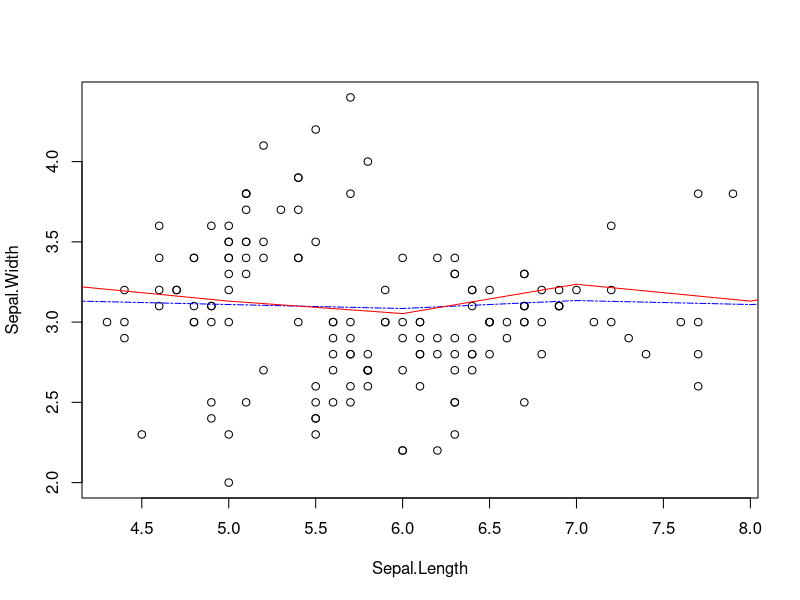
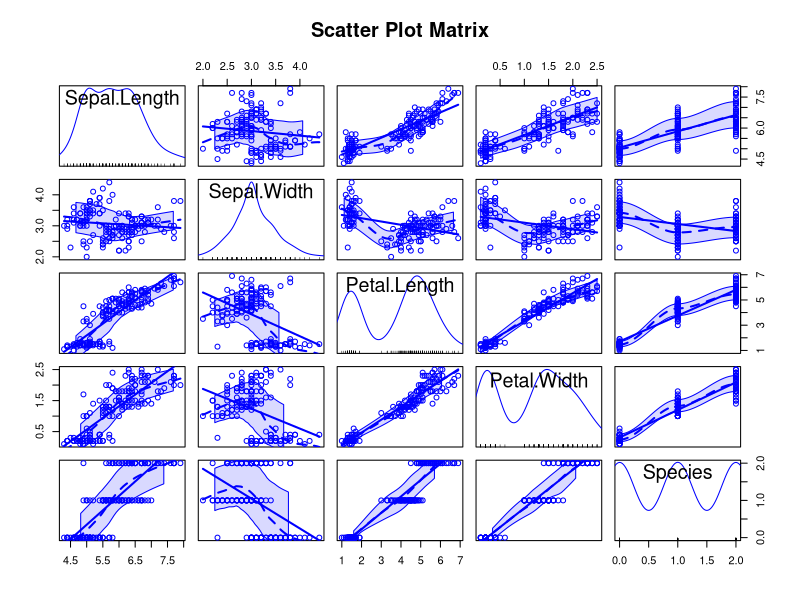
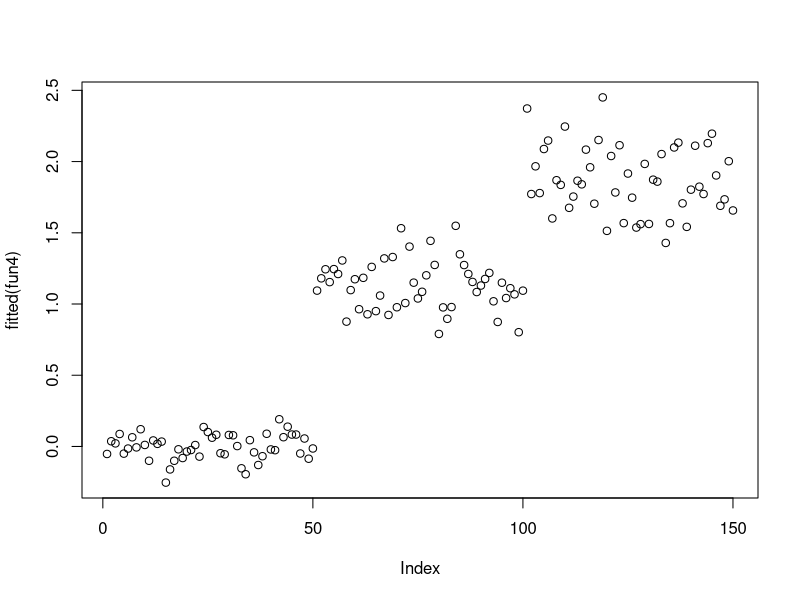
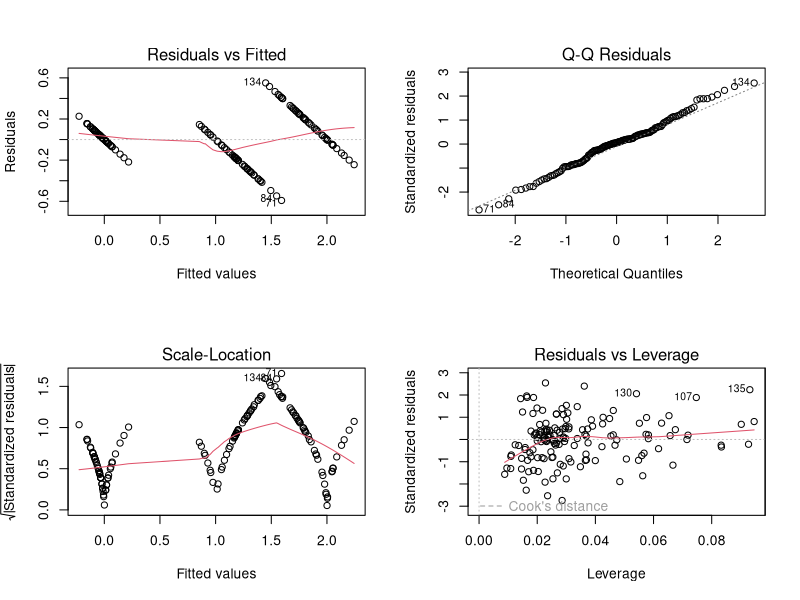
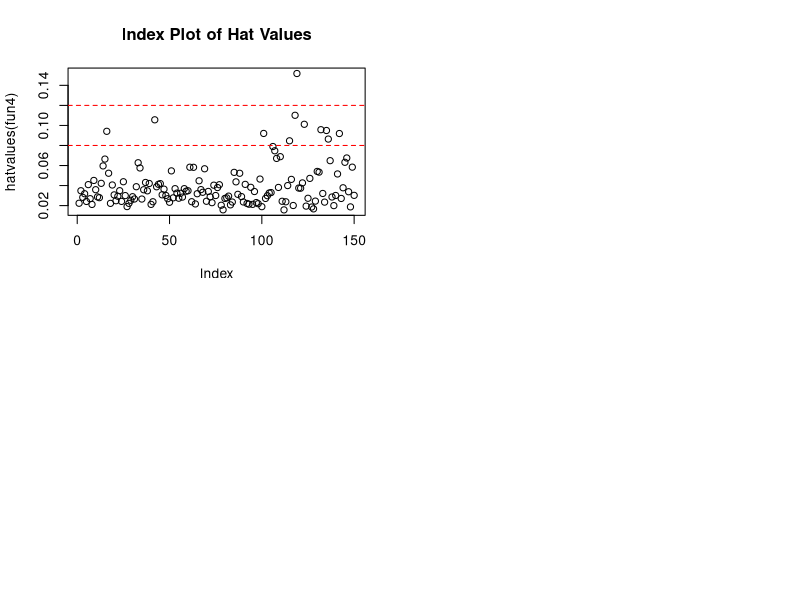

Source code (R) for these figures, in order:
#回归
attach(iris)
table(Species)
#typeof(iris)
iris
#change the column of “Species??? into clustering values from 0,1,2 ~,
iris$Species <- as.character((iris$Species))
iris$Species[iris$Species=='setosa'] <- 0
iris$Species[iris$Species=='versicolor']<-1
iris$Species[iris$Species=='virginica']<-2
typeof(Species)
#build a simple linear regression, using “Sepal.Length ??? as the independent variable,  and the “sepal.width ??? as the dependent variable
names(iris)
fun1<-lm(Sepal.Width ~ Sepal.Length,data=iris)
summary(fun1)

#build a polynomial regression using the same variables.
fun2<-lm(Sepal.Width ~ Sepal.Length+I(Sepal.Length^2),data=iris)

summary(fun2)
#4.make diagnostics and give the analysis.
plot(iris$Sepal.Length,iris$Sepal.Width,xlab = "Sepal.Length",ylab = "Sepal.Width")
#abline(fun1)
#lines(iris$Sepal.Length,fitted(fun2))
lines(fitted(fun1),col="blue",pch="22",lty=6)
lines(fitted(fun2),col="red",pch="22")
#abline(fun1)
#abline(fun2)#In abline(fun2) : 只用两个3回归系数中的第一???
#5.  check the correlation between every variable in the dataset
library(car)
iris$Species<-as.double(iris$Species)
irisData<-as.data.frame(iris[,c("Sepal.Length" ,"Sepal.Width" , "Petal.Length", "Petal.Width",  "Species")])
#typeof(Species)
cor(irisData)
scatterplotMatrix(irisData,spread = FALSE,smoother.args = list(lty=2),main="Scatter Plot Matrix")
#6. build a multiple linear regression using “Species??? as the dependent variable and the others as the 
#independent variables. Give explanation for the results.
fun3<-lm(Species ~Sepal.Length+Sepal.Width+Petal.Length+Petal.Width,data=irisData)
summary(fun3)

confint(fun3)

fun4<-lm(Species ~Sepal.Length+Sepal.Width+Petal.Length+Petal.Width+Petal.Length:Petal.Width,data=irisData)
summary(fun4)
plot(fitted(fun4))
confint(fun4)

par(mfrow=c(2,2))
plot(fun3)

outlierTest(fun4)#离群???
hat.plot<-function(fun4){
  p<-length(coefficients(fun4))
  n<-length(fitted(fun4))
  plot(hatvalues(fun4),main = "Index Plot of Hat Values")
  abline(h=c(2,3)*p/n,col="red",lty=2)
  identify(1:n,hatvalues(fun4),names(hatvalues(fun4)))
}
hat.plot(fun4)
detach(iris)


#P163简单线性回归
fit<-lm(weights = height,data=women)
summary(fit)
